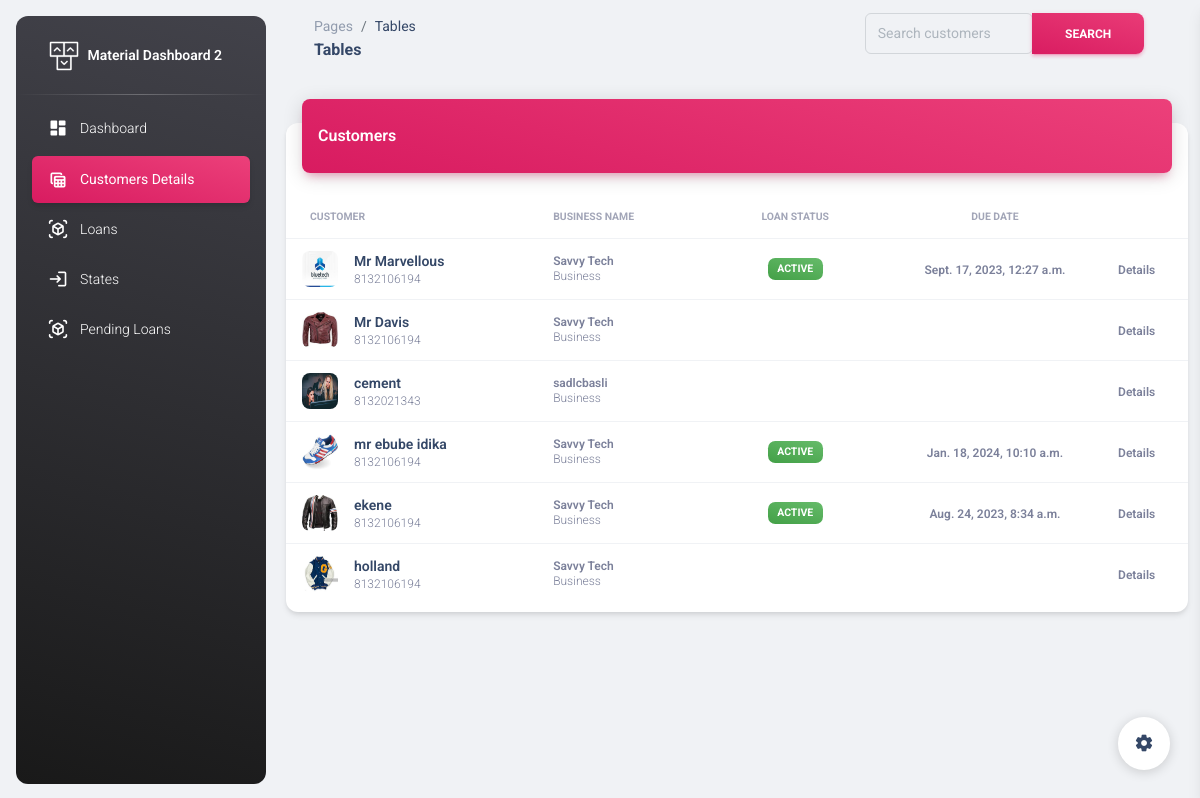
The app's page /administration/customers/ (signed in) with its own data.
### administration/models.py (models this page shows, shortened)
class Customers(models.Model):
    name=models.CharField(max_length=100)
    branch=models.ForeignKey(Branch,on_delete=models.PROTECT,null=True,default=None)
    gender=models.CharField(max_length=100, null=True)
    occupation=models.CharField(max_length=100, null=True)
    state=models.CharField(max_length=100, null=True)
    passport=models.ImageField()
    business_name=models.CharField(max_length=100)
    bussiness_address=models.CharField(max_length=100)
    age=models.IntegerField()
    phone_number=models.IntegerField(null=True)
    home_address=models.CharField(max_length=100)
    card_number=models.IntegerField()
    guarantors_name=models.CharField(max_length=100)
    guarantors_phone=models.IntegerField()
    guarantors_address=models.CharField(max_length=100)
    goccupation=models.CharField(max_length=100,null=True)
    gstate=models.CharField(max_length=100,null=True)

### administration/views.py (the view)
# urls.py: path("customers/",customers,name="customer_details"),
@login_required
def customers(request):
    customers = Customers.objects.all()
    customer_loan_data = Customers.objects.annotate(
    total_borrowed=Sum('loan__amount_collected'),
    total_returned=Sum('loan__amount_paid')
).prefetch_related('loan_set')
    for customer in customer_loan_data:
        customer.loans = customer.loan_set.all().values('status', 'due_date')
    context={
        "data":customer_loan_data
    }
    return render(request,"administration/tables.html",context)

### administration/templates/administration/tables.html (shortened to what this page needs)
<!DOCTYPE html>
<html lang="en">
  {% load static %}
<head>
  <link href="{% static 'administration/assets/css/nucleo-icons.css'%}" rel="stylesheet" />
  <link href="{% static 'administration/assets/css/nucleo-svg.css'%}" rel="stylesheet" />
  <link id="pagestyle" href="{% static 'administration/assets/css/material-dashboard.css'%}" rel="stylesheet" />
</head>
<body class="g-sidenav-show  bg-gray-200">
  <aside class="sidenav navbar navbar-vertical navbar-expand-xs border-0 border-radius-xl my-3 fixed-start ms-3   bg-gradient-dark" id="sidenav-main">
    <div class="sidenav-header">
      <a class="navbar-brand m-0" href=" https://demos.creative-tim.com/material-dashboard/pages/dashboard " target="_blank">
        <img src="{% static 'administration/assets/img/logo-ct.png'%}" class="navbar-brand-img h-100" alt="main_logo">
        <span class="ms-1 font-weight-bold text-white">Material Dashboard 2</span>
      </a>
    </div>
    <hr class="horizontal light mt-0 mb-2">
    <div class="collapse navbar-collapse  w-auto " id="sidenav-collapse-main">
      <ul class="navbar-nav">
        <li class="nav-item">
          <a class="nav-link text-white " href="{% url 'dashboard'%}">
            <div class="text-white text-center me-2 d-flex align-items-center justify-content-center">
              <i class="material-icons opacity-10">dashboard</i>
            </div>
            <span class="nav-link-text ms-1">Dashboard</span>
          </a>
        </li>
        <li class="nav-item">
          <a class="nav-link text-white active bg-gradient-primary" href="{% url 'customer_details'%}">
            <div class="text-white text-center me-2 d-flex align-items-center justify-content-center">
              <i class="material-icons opacity-10">table_view</i>
            </div>
            <span class="nav-link-text ms-1">Customers Details</span>
          </a>
        </li>
        <li class="nav-item">
          <a class="nav-link text-white " href="{% url 'loans'%}">
            <div class="text-white text-center me-2 d-flex align-items-center justify-content-center">
              <i class="material-icons opacity-10">view_in_ar</i>
            </div>
            <span class="nav-link-text ms-1">Loans</span>
          </a>
        </li>
        <li class="nav-item">
          <a class="nav-link text-white " href="{% url 'states'%}">
            <div class="text-white text-center me-2 d-flex align-items-center justify-content-center">
              <i class="material-icons opacity-10">login</i>
            </div>
            <span class="nav-link-text ms-1">States </span>
          </a>
        </li>
        <li class="nav-item">
          <a class="nav-link text-white " href="{% url 'applied'%}">
            <div class="text-white text-center me-2 d-flex align-items-center justify-content-center">
              <i class="material-icons opacity-10">view_in_ar</i>
            </div>
            <span class="nav-link-text ms-1">Pending Loans </span>
          </a>
        </li>
      </ul>
    </div>
  </aside>
  <main class="main-content position-relative max-height-vh-100 h-100 border-radius-lg ">
    <nav class="navbar navbar-main navbar-expand-lg px-0 mx-4 shadow-none border-radius-xl" id="navbarBlur" data-scroll="true">
      <div class="container-fluid py-1 px-3">
        <nav aria-label="breadcrumb">
          <ol class="breadcrumb bg-transparent mb-0 pb-0 pt-1 px-0 me-sm-6 me-5">
            <li class="breadcrumb-item text-sm"><a class="opacity-5 text-dark" href="javascript:;">Pages</a></li>
            <li class="breadcrumb-item text-sm text-dark active" aria-current="page">Tables</li>
          </ol>
          <h6 class="font-weight-bolder mb-0">Tables</h6>
        </nav>
        <div class="collapse navbar-collapse mt-sm-0 mt-2 me-md-0 me-sm-4" id="navbar">
          <div class="ms-md-auto pe-md-3 d-flex align-items-center">
            <form method="GET" action="{% url 'gsearch_users'%}">
            <div class="input-group input-group-outline">
              <input type="text" class="form-control w-40 mb-2" name="q"  placeholder="Search customers">
              <button class="btn bg-gradient-primary w-40  mb-2" type="submit" onclick="{% url 'gsearch_users'%}">Search</button>
              </form>
          </div>
        </div>
      </div>
    </nav>
    <div class="container-fluid py-4">
      <div class="row">
        <div class="col-12">
          <div class="card my-4">
            <div class="card-header p-0 position-relative mt-n4 mx-3 z-index-2">
              <div class="bg-gradient-primary shadow-primary border-radius-lg pt-4 pb-3">
                <h6 class="text-white text-capitalize ps-3">Customers</h6>
              </div>
            </div>
            <div class="card-body px-0 pb-2">
              <div class="table-responsive p-0">
                <table class="table align-items-center mb-0">
                  <thead>
                    <tr>
                      <th class="text-uppercase text-secondary text-xxs font-weight-bolder opacity-7">Customer</th>
                      <th class="text-uppercase text-secondary text-xxs font-weight-bolder opacity-7 ps-2">Business Name</th>
                      <th class="text-center text-uppercase text-secondary text-xxs font-weight-bolder opacity-7">Loan Status</th>
                      <th class="text-center text-uppercase text-secondary text-xxs font-weight-bolder opacity-7">Due Date</th>
                      <th class="text-secondary opacity-7"></th>
                    </tr>
                  </thead>
                  <tbody>
                    {% for client in data%}
                    <tr>
                      <td>
                        <div class="d-flex px-2 py-1">
                          <div>
                            <img src="{{client.passport.url}}" class="avatar avatar-sm me-3 border-radius-lg" alt="user1">
                          </div>
                          <div class="d-flex flex-column justify-content-center">
                            <h6 class="mb-0 text-sm">{{client.name}}</h6>
                            <p class="text-xs text-secondary mb-0">{{client.phone_number}}</p>
                          </div>
                        </div>
                      </td>
                      <td>
                        <p class="text-xs font-weight-bold mb-0">{{client.business_name}}</p>
                        <p class="text-xs text-secondary mb-0">Business</p>
                      </td>
                      <td class="align-middle text-center text-sm">
                        {% for loan in client.loans %}
                        <span class="badge badge-sm bg-gradient-success">{{ loan.status }}</span>
                        {% endfor %}
                      </td>
                      <td class="align-middle text-center">
                        {% for loan in client.loans %}
                        <span class="text-secondary text-xs font-weight-bold">{{ loan.due_date }}</span>
                        {% endfor %}
                      </td>
                      <td class="align-middle">
                        <a href="{% url 'detail' client.id %}" class="text-secondary font-weight-bold text-xs" data-toggle="tooltip" data-original-title="Edit user">
                          Details
                        </a>
                      </td>
                    </tr>
                    {% endfor %}
                  </tbody>
                </table>
              </div>
            </div>
          </div>
        </div>
      </div>
    </div>
  </main>
  <div class="fixed-plugin">
    <a class="fixed-plugin-button text-dark position-fixed px-3 py-2">
      <i class="material-icons py-2">settings</i>
    </a>
  </div>
</body>
</html>

### records on screen
Customers: passport (picture), name "Mr Marvellous", phone_number "8132106194", business_name "Savvy Tech", status "ACTIVE", due_date "Sept. 17, 2023, 12:27 a.m."
Customers: passport (picture), name "Mr Davis", phone_number "8132106194", business_name "Savvy Tech"
Customers: passport (picture), name "cement", phone_number "8132021343", business_name "sadlcbasli"
Customers: passport (picture), name "mr ebube idika", phone_number "8132106194", business_name "Savvy Tech", status "ACTIVE", due_date "Jan. 18, 2024, 10:10 a.m."
Customers: passport (picture), name "ekene", phone_number "8132106194", business_name "Savvy Tech", status "ACTIVE", due_date "Aug. 24, 2023, 8:34 a.m."
Customers: passport (picture), name "holland", phone_number "8132106194", business_name "Savvy Tech"
